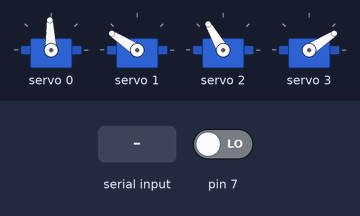
A sketch run on a simulated Arduino Uno, built with avr-gcc and run on an emulated ATmega328P. On the bench: 4 × servo. The test bench sets the inputs (shaded band); at power-on: pin 7 LOW. What the sketch prints to the serial monitor is not drawn.

Above: at 1.2 s.
1.3 s: "ss" received over the second serial link
At 3.8 s:
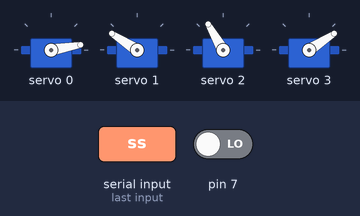
4.3 s: "s,45\n" received over the second serial link
At 5.9 s:
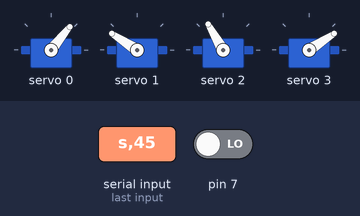
7.3 s: "ss,45\n" received over the second serial link
At 8.11 s:
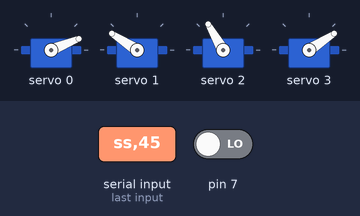
10.3 s: "ss90\n" received over the second serial link
At 11.75 s:
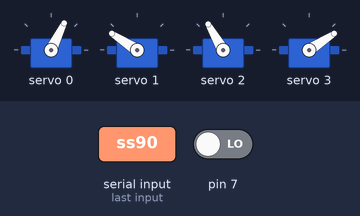
Timing chart, 0 to 14.0 s (numbered marks = the images above; inputs shaded):
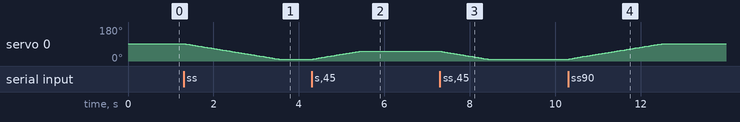

The sketch:

Projet.ino
```cpp
#include <Arduino.h>
#include <Wire.h>
#include <Adafruit_PWMServoDriver.h>
#include <SoftwareSerial.h>

#define MIN_PULSE_WIDTH       650
#define MAX_PULSE_WIDTH       2350
#define DEFAULT_PULSE_WIDTH   1500
#define FREQUENCY             60

// appeler de cette facon, il utiliser l'addresse par default 0x40
Adafruit_PWMServoDriver pwm = Adafruit_PWMServoDriver();

// Arduino(RX, TX) - HC-05 Bluetooth (TX, RX)
SoftwareSerial Bluetooth(3, 4);

// position courrante
int servoPos[4];
// position precedente
int servoPPos[4];
// pour enregistrement de position positions/steps
int ServoSP[4][50];
int speedDelay = 20;
int index = 0;
// initialisation de datain
String dataIn = "";

void setup() {
	Serial.begin(9600);
	//Serial.println("16 channel Servo test!");
	Serial.println("RESET");
	pinMode(7, INPUT);
	pwm.begin();
	// set de la frequence du controleur
	pwm.setPWMFreq(FREQUENCY);
	// parametrage de la comunication bleuthoot
	Bluetooth.begin(9600);
	Bluetooth.setTimeout(1);
	delay(20);

	// mise en position initial des servos
	servoPPos[0] = 90;
	pwm.setPWM(0, 0, pulseWidth(servoPPos[0], 0));
	servoPPos[1] = 150;
	pwm.setPWM(1, 0, pulseWidth(servoPPos[1], 1));
	servoPPos[2] = 120;
	pwm.setPWM(2, 0, pulseWidth(servoPPos[2], 2));
	servoPPos[3] = 25;
	pwm.setPWM(3, 0, pulseWidth(servoPPos[3], 3));
}

void loop() {
	// si le capteur detecte quelque chose
	if (digitalRead(7)) {
		Bluetooth.print("ON");
	} else {
		Bluetooth.print("OFF");
	}
	delay(20);
	// si il y a des donnée a lire
	if (Bluetooth.available() > 0) {
		dataIn = Bluetooth.readString();
		Serial.println(dataIn);
	}
	// verification de la validiter des donnée et interpretarion
	if (dataIn.startsWith("s")) {
		String dataSer = dataIn.substring(1, 2);
		int numSer = dataSer.toInt();
		actionServo(numSer, dataIn);
	}
	// Si le bouton save est preser
	if (dataIn.startsWith("SAVE")) {
		for (int var = 0; var < 4; var++) {
			ServoSP[var][index] = servoPPos[var];
			Serial.println(servoPPos[var]);
		}
		index++;
	}
	// Si bouton run est pressé
	if (dataIn.startsWith("RUN")) {
		runServo();  // Mode auto
	}
	// Si bouton reset est pressé
	if (dataIn == "RESET") {
		index=0;
	}
	dataIn = "";
}

void runServo() {
	// boucle jusqu'a reset
	while (dataIn != "RESET") {
		// si le capteur detecte quelque chose
		if (digitalRead(7)) {
			Bluetooth.print("ON");
		} else {
			Bluetooth.print("OFF");
		}
		// pour toutes les potitions sauver
		for (int i = 0; i <= index - 1; i++) {
			// Datain disponibble ?
			if (Bluetooth.available() > 0) {
				dataIn = Bluetooth.readString();
				// Si bouton pause est presser
				if (dataIn == "PAUSE") {
					// on attent Run
					while (dataIn != "RUN") {
						if (Bluetooth.available() > 0) {
							dataIn = Bluetooth.readString();
							if (dataIn == "RESET") {
								break;
							}
						}
					}
				}
				// Si la vitesse est changer
				if (dataIn.startsWith("ss")) {
					String dataInS = dataIn.substring(2, dataIn.length());
					// changer la vitesse des servos (delay time)
					speedDelay = dataInS.toInt();
				}
			}
			// actione les servos.
			for (int var = 0; var < 4; var++) {
				String ser = "sx";
				ser+=ServoSP[var][i];
				Serial.println(ser);
				actionServo(var, ser);
			}
		}
	}
}

// Actione les servos
void actionServo(int i, String dataIn) {
	Serial.println(dataIn);
	// recuprer seulment les nombre.
	String dataInS = dataIn.substring(2, dataIn.length());
	// conversion en Integer
	servoPos[i] = dataInS.toInt();

	if (servoPPos[i] > servoPos[i]) {
		for (int j = servoPPos[i]; j >= servoPos[i]; j--) {
			pwm.setPWM(i, 0, pulseWidth(j, i));
			// Limite la vitesse
			delay(20);
		}
	}

	if (servoPPos[i] < servoPos[i]) {
		for (int j = servoPPos[i]; j <= servoPos[i]; j++) {
			pwm.setPWM(i, 0, pulseWidth(j, i));
			delay(20);
		}
	}
	servoPPos[i] = servoPos[i];
}

// converti un angle en largeur d'impultion
int pulseWidth(int angle, int i) {
	int pulse_wide, analog_value;
	pulse_wide = map(angle, 0, 180, MIN_PULSE_WIDTH, MAX_PULSE_WIDTH);
	analog_value = int(float(pulse_wide) / 1000000 * FREQUENCY * 4096);
	Serial.print("Servo n°");
	Serial.print(i);
	Serial.print(" position ");
	Serial.println(analog_value);
	return analog_value;
}
```

Measured:
- after the input at 1.3 s, servo 0: moves from 92° to 10° over 2.2 s, starting after 0.06 s
- after the input at 4.3 s, servo 0: moves from 10° to 51° over 1.1 s, starting at once
- after the input at 7.3 s, servo 0: moves from 51° to 10° over 1.1 s, starting at once
- after the input at 10.3 s, servo 0: moves from 10° to 92° over 2.2 s, starting at once
